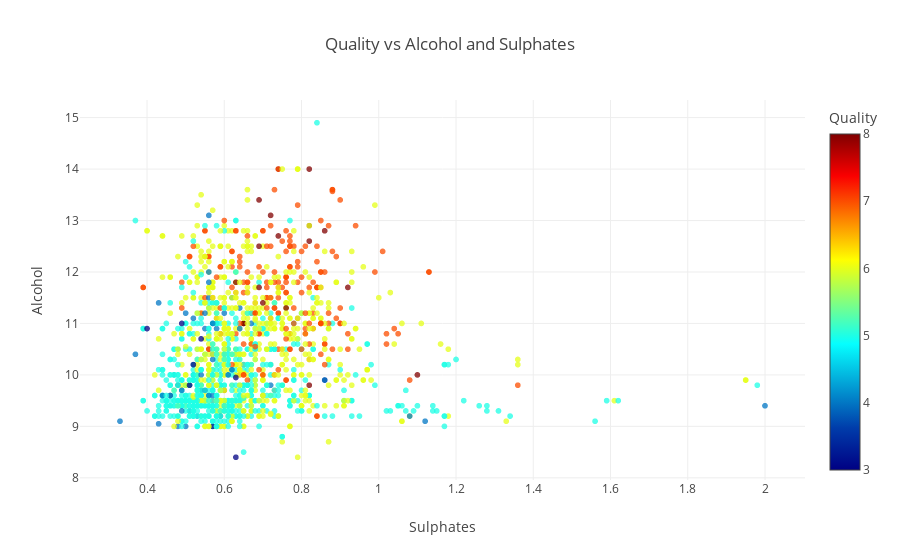

The code cell stored with this chart in its notebook:
### Code cell
dataPoints = go.Scattergl(
    x=df2['sulphates'],
    y=df2['alcohol'],
    mode='markers',
    marker=dict(
        opacity=0.75,
        color=df2.quality,
        showscale=True,
        colorscale='Jet',
        colorbar=dict(
            title='Quality'
        ),
    ),
    name='Data points'
)

data=[dataPoints]

layout = go.Layout(
    title='Quality vs Alcohol and Sulphates',
    xaxis=dict(
        title='sulphates'.title()
    ),
    yaxis=dict(
        title='alcohol'.title()
    ),
    #showlegend=True
)

figure = go.Figure(data=data, layout=layout)

iplot(figure, show_link=False)

### Figure 1 — Plotly figure (JSON) as saved in the notebook; plotly's stock layout.template omitted (floating-point values rounded to 4 significant figures; data arrays with more than 128 entries replaced by an {"elided": "..."} marker saying what was removed)
{"data": [{"marker": {"color": {"elided": "1599 int values"}, "colorbar": {"title": "Quality"}, "colorscale": "Jet", "opacity": 0.75, "showscale": true}, "mode": "markers", "name": "Data points", "type": "scattergl", "uid": "9147de45-6313-4efb-919b-b5f44ff3dd3d", "x": {"elided": "1599 float values"}, "y": {"elided": "1599 float values"}}], "layout": {"title": "Quality vs Alcohol and Sulphates", "xaxis": {"title": "Sulphates"}, "yaxis": {"title": "Alcohol"}}}
